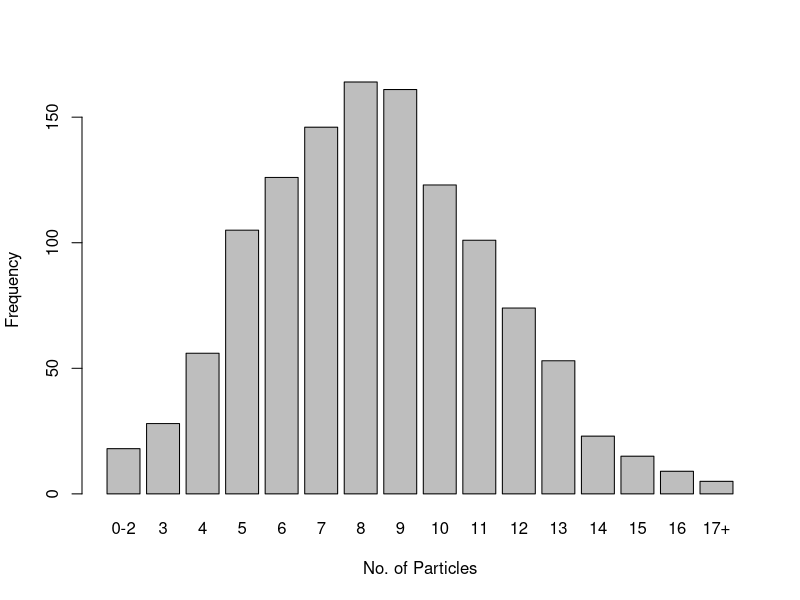

Source code (R):

setwd(dir="/Users/markwang/School/2016-2017 courses/STA261/lecture/w2/")

# radiation example just simple barplot
observed <- c(18, 28, 56, 105, 126, 146, 164, 161, 123, 101, 74, 53, 23, 15, 9, 5)
names <- c("0-2", paste(3:16), "17+")

bp <- barplot(observed, names=names, axes=TRUE, xlab="No. of Particles", ylab="Frequency")
